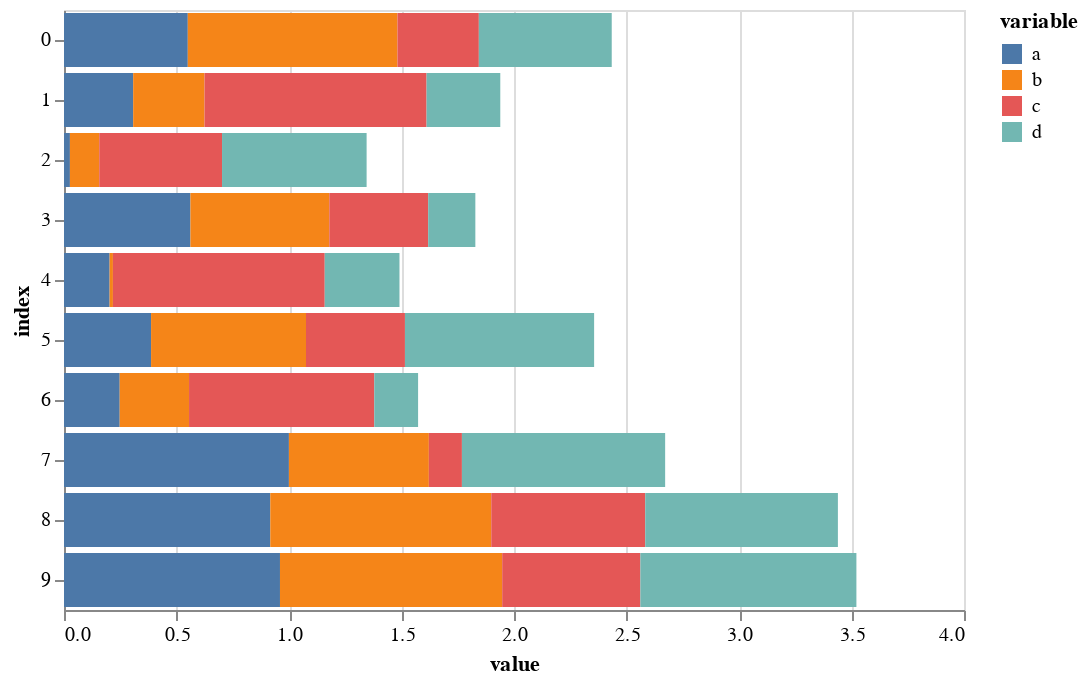

Notebook cell for this chart:
### Code cell
df2.vgplot.barh(stacked=True)

### Figure 1 — Vega-Lite specification as saved in the notebook (floating-point values rounded to 4 significant figures)
{"$schema": "https://vega.github.io/schema/vega-lite/v2.4.3.json", "config": {"view": {"height": 300, "width": 400}}, "data": {"values": [{"index": 0, "value": 0.5502, "variable": "a"}, {"index": 1, "value": 0.3074, "variable": "a"}, {"index": 2, "value": 0.02629, "variable": "a"}, {"index": 3, "value": 0.5619, "variable": "a"}, {"index": 4, "value": 0.2027, "variable": "a"}, {"index": 5, "value": 0.3869, "variable": "a"}, {"index": 6, "value": 0.2476, "variable": "a"}, {"index": 7, "value": 0.9996, "variable": "a"}, {"index": 8, "value": 0.9169, "variable": "a"}, {"index": 9, "value": 0.9599, "variable": "a"}, {"index": 0, "value": 0.9319, "variable": "b"}, {"index": 1, "value": 0.317, "variable": "b"}, {"index": 2, "value": 0.1304, "variable": "b"}, {"index": 3, "value": 0.6173, "variable": "b"}, {"index": 4, "value": 0.01471, "variable": "b"}, {"index": 5, "value": 0.6886, "variable": "b"}, {"index": 6, "value": 0.3081, "variable": "b"}, {"index": 7, "value": 0.622, "variable": "b"}, {"index": 8, "value": 0.9821, "variable": "b"}, {"index": 9, "value": 0.9876, "variable": "b"}, {"index": 0, "value": 0.3617, "variable": "c"}, {"index": 1, "value": 0.987, "variable": "c"}, {"index": 2, "value": 0.5457, "variable": "c"}, {"index": 3, "value": 0.4394, "variable": "c"}, {"index": 4, "value": 0.9414, "variable": "c"}, {"index": 5, "value": 0.4398, "variable": "c"}, {"index": 6, "value": 0.8232, "variable": "c"}, {"index": 7, "value": 0.1469, "variable": "c"}, {"index": 8, "value": 0.6843, "variable": "c"}, {"index": 9, "value": 0.6141, "variable": "c"}, {"index": 0, "value": 0.5906, "variable": "d"}, {"index": 1, "value": 0.3276, "variable": "d"}, {"index": 2, "value": 0.6426, "variable": "d"}, {"index": 3, "value": 0.2096, "variable": "d"}, {"index": 4, "value": 0.3322, "variable": "d"}, {"index": 5, "value": 0.8408, "variable": "d"}, {"index": 6, "value": 0.1948, "variable": "d"}, {"index": 7, "value": 0.9032, "variable": "d"}, {"index": 8, "value": 0.8562, "variable": "d"}, {"index": 9, "value": 0.9602, "variable": "d"}]}, "encoding": {"color": {"field": "variable", "type": "nominal"}, "x": {"field": "value", "stack": "zero", "type": "quantitative"}, "y": {"field": "index", "type": "ordinal"}}, "height": 300, "mark": "bar", "title": "", "width": 450}
